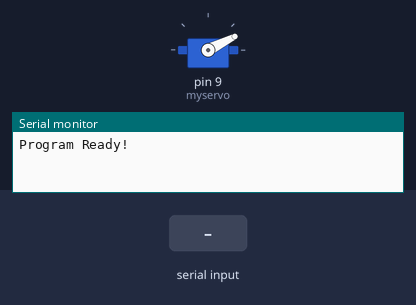
This sketch was run on a simulated Arduino Uno, built with avr-gcc and run on an emulated ATmega328P. Shown: servo, the last lines printed to the serial monitor. The inputs (shaded band) are chosen by the test bench. Random numbers use the default seed unless the sketch sets one; the audio player accepts every command and is not drawn.

Above: at 1.2 s.
1.3 s: "1" received over Serial
At 4.07 s:
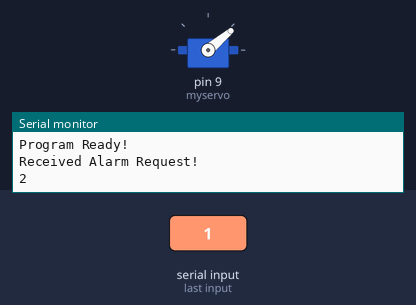
At 7.08 s:
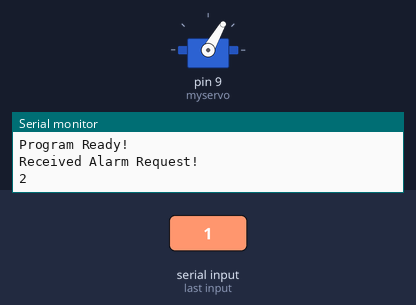
Timing chart, 0 to 19.3 s (numbered marks = the images above; inputs shaded):
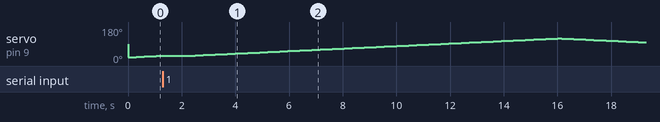

Measured:
- by itself, servo on pin 9 (myservo): rises from 28° to 120° in 13.7 s, then falls to 99° in 3.2 s

The sketch:

Arduino.ino
```cpp
// final code - ver2 : 일반 서보모터 사용
// include webserver, servo, dfplayer

#include <Servo.h> //서보모터 라이브러리 사용
#include <SoftwareSerial.h>
#include <DFPlayer_Mini_Mp3.h> // dfplayer 라이브러리 사용

Servo myservo; //서보모터 객체 선언

void setup() {
  Serial.begin(9600); //시리얼 통신 초기화
  Serial.println("Program Ready!");
  Serial.println("");
  myservo.attach(9);  //서보모터 핀번호 9번으로 설정
  mp3_set_serial (Serial);  // DFPlayer-mini mp3 module 시리얼 세팅
  delay(1);  // 볼륨값 적용을 위한 delay
  mp3_set_volume (30);  // 볼륨조절 값 0~30
}

int angle = 20; //각도 변수 선언
char ch; // Serial 입력을 위한 변수 선언
int alarmNum = 3; // sd 카드에 저장된 음성파일의 수

void loop() {
  //20 -> 120도로 서보모터 움직임
  for(angle = 20; angle < 120; angle++)
  {
    myservo.write(angle);
    //Serial.println(angle); //각도 값 출력
    delay(150); //delay로 각도의 변화 속도를 조절
    if (Serial.available()){
      ch = Serial.read(); // 안드로이드로부터 경고 음성 송출 요청을 받은 경우 시리얼에 1 입력
      if(ch == '1') { // 시리얼에 1이 입력되면 경고 음성 송출
        Serial.println("");
        Serial.println("Received Alarm Request!");
        int randNum = random(1, alarmNum+1); // 1~alarmNum 사이의 수 랜덤으로 선택
        Serial.println(randNum);
        mp3_play (randNum);  // sd 카드에 저장되어 있는 파일 랜덤으로 재생
        delay(1000);
      }
    }
  }
  //120 -> 20도로 서보모터 움직임
  for (angle = 120; angle > 20; angle--)
  {
    myservo.write(angle);
    //Serial.println(angle); //각도 값 출력
    delay(150); //delay로 각도의 변화 속도를 조절
    if (Serial.available()){
      ch = Serial.read(); // 안드로이드로부터 경고 음성 송출 요청을 받은 경우 시리얼에 1 입력
      if(ch == '1') { // 시리얼에 1이 입력되면 경고 음성 송출
        Serial.println("");
        Serial.println("Received Alarm Request!");
        int randNum = random(1, alarmNum+1); // 1~alarmNum 사이의 수 랜덤으로 선택
        Serial.println(randNum);
        mp3_play (randNum);  // sd 카드에 저장되어 있는 파일 랜덤으로 재생
        delay(1000);
      }
    }
  }
}
```
